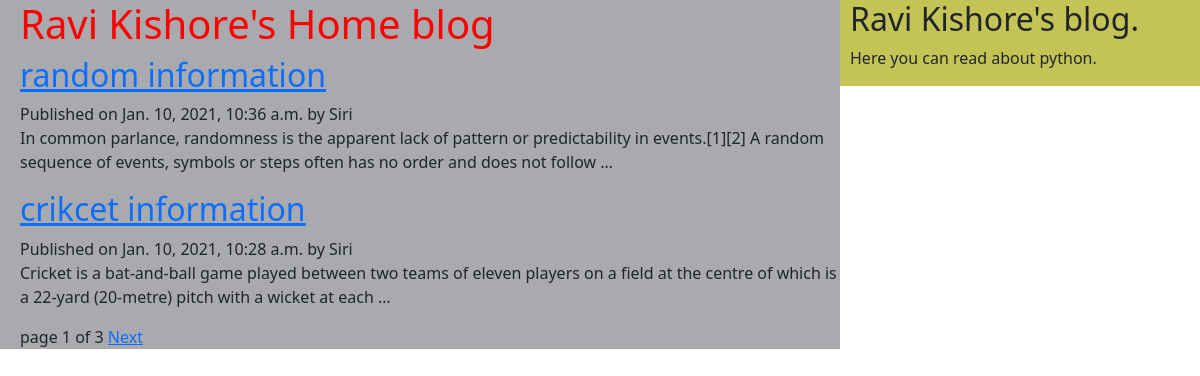
The page / on the database its author committed.
### myApp/models.py (models this page shows, shortened)
class Post(models.Model):
    STATUS_CHOICES = (('draft','Draft'), ('published', 'Published'))
    title = models.CharField(max_length = 256)
    slug = models.SlugField(max_length = 264, unique_for_date = 'publish')
    author = models.ForeignKey(User, related_name = 'blog_posts', on_delete = models.CASCADE)
    body = models.TextField()
    publish = models.DateTimeField(default = timezone.now)
    created = models.DateTimeField(auto_now_add = True)
    updated = models.DateTimeField(auto_now = True)
    status = models.CharField(max_length = 10, choices = STATUS_CHOICES, default = 'draft')
    objects = CustomManager()
    class Meta:
        ordering = ('-publish',)
    def get_absolute_url(self):
        return reverse('post_detail', args = [self.publish.year, self.publish.strftime('%m'), self.publish.strftime('%d'), self.slug])

### myApp/views.py (the view)
# urls.py: url(r'^$',views.post_list_view),
def post_list_view(request):
    post_list = Post.objects.all()
    paginator = Paginator(post_list,2)
    page_number = request.GET.get('page')
    try:
        post_list = paginator.page(page_number)
    except PageNotAnInteger:
        post_list = paginator.page(1)
    except EmptyPage:
        post_list = paginator.page(paginator.num_pages)
    d = {'post_list': post_list}
    return render(request, 'myApp/post_list.html', d)

### myApp/models.py (called while the page is built)
    def get_queryset(self):
        return super().get_queryset().filter(status='published')

### templates/myApp/post_list.html (shortened to what this page needs)
<!DOCTYPE html>
<html>
  {%extends 'myApp/parent.html'%}
    {%block content_block%}
      <h1 style="color: red">Ravi Kishore's Home blog</h1>
      {%for post in post_list%}
      <a href="{{post.get_absolute_url}}"><h2>{{post.title}}</h2></a>
      Published on {{post.publish}} by {{post.author|title}}
      {{post.body|truncatewords:30|linebreaks}}
      {%endfor%}
      {% include 'myApp/pagination.html' with page=post_list %}
    {% endblock %}

### templates/myApp/parent.html (shortened to what this page needs)
<!DOCTYPE html>
<html>
  <head>
    <link href="https://cdn.jsdelivr.net/npm/bootstrap@5.0.0-beta1/dist/css/bootstrap.min.css" rel="stylesheet">
  </head>
  <body>
    <div class="content" style="width:70%;float:left;background-color:#a8aaad;height:100%;padding: 0 0 0 20px">
      {%block content_block%}
      {%endblock%}
    </div>
    <div class="sidebar" style = "width:30%; float:right;background-color:#c4c456;height:100%;padding: 0 0 0 10px">
      <h2>Ravi Kishore's blog.</h2>
      <p>
        Here you can read about python.
      </p>
    </div>
  </body
</html>

### templates/myApp/pagination.html (shortened to what this page needs)
<!DOCTYPE html>
<html>
  <body>
    <div class="paginator">
      <span>page {{page.number}} of {{page.paginator.num_pages}}</span>
      {% if page.has_next %}
      <a href="?page={{page.next_page_number}}">Next</a>&nbsp&nbsp
      {%endif%}
    </div>
  </body>
</html>

### rows shown on the page
Post: title "random information", publish "Jan. 10, 2021, 10:36 a.m.", author "Siri", body "In common parlance, randomness is the apparent lack of pattern or predictability in events.[1][2] A random sequence of events, symbols or steps often has no order and does not follow …"
Post: title "crikcet information", publish "Jan. 10, 2021, 10:28 a.m.", author "Siri", body "Cricket is a bat-and-ball game played between two teams of eleven players on a field at the centre of which is a 22-yard (20-metre) pitch with a wicket at each …"

### other values the page prints
{{ page.number }} "1"
{{ page.paginator.num_pages }} "3"
